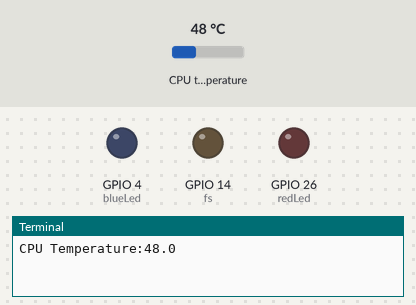
This program was run on a simulated Raspberry Pi (BCM pin numbers). Shown: output pins drawn as LEDs (lit = HIGH), the last lines printed to the terminal. Inputs (shaded band) come from the test bench; at power-on: CPU temperature 48 °C.

Above: at 1.2 s.
1.3 s: CPU temperature set to 53 °C
15.3 s: CPU temperature set to 56 °C
26.6 s: CPU temperature set to 54 °C
At 30.29 s:
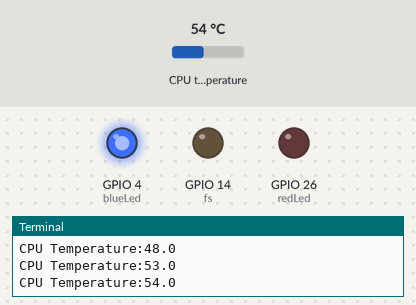
37.9 s: CPU temperature set to 58 °C
At 46.7 s:
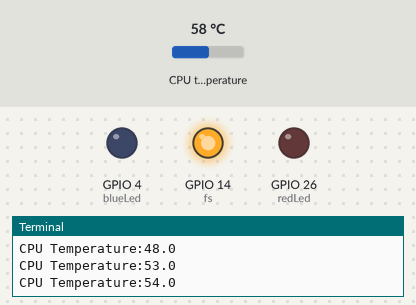
49.2 s: CPU temperature set to 31 °C
At 61.8 s:
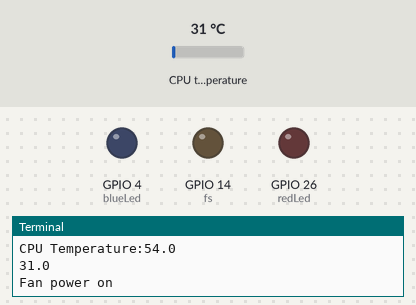
Timing chart, 0 to 62.9 s (numbered marks = the images above; inputs shaded):
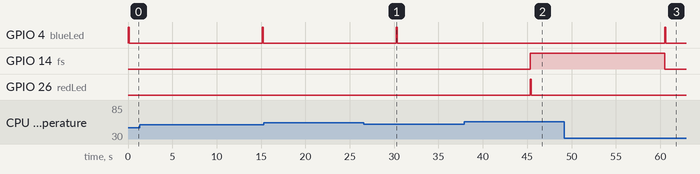

The program:

temperature-control.py
```python
import os
import RPi.GPIO as GPIO
import time

fs = 14
redLed = 26
blueLed = 4


count = 0

GPIO.setmode(GPIO.BCM)
GPIO.setwarnings(False)
GPIO.setup(fs,GPIO.OUT)
GPIO.setup(redLed,GPIO.OUT)
GPIO.setup(blueLed,GPIO.OUT)


def getCPUtemperature():
	res = os.popen('vcgencmd measure_temp').readline()
	return(res.replace("temp=","").replace("'C\n",""))

def pilotLamp(led,action):
	c = 0
	if action == 'on':
		#while (c==0):
		GPIO.output(led,GPIO.HIGH)
		time.sleep(0.1)
		GPIO.output(led,GPIO.LOW)
		time.sleep(5)
	else:
		c=1
		GPIO.output(led,GPIO.LOW)

try:
	while ( count == 0 ) :
		CPU_temp = getCPUtemperature()
		if float(CPU_temp) >= 55 :
			GPIO.output(fs,GPIO.HIGH)
			pilotLamp(redLed,'on')
                        pilotLamp(blueLed,'off')
			print(getCPUtemperature())
			print("Fan power on")


		elif float(CPU_temp) <= 45 :
			GPIO.output(fs,GPIO.LOW)
			pilotLamp(redLed,'off')
			pilotLamp(blueLed,'on')
			print("Fan power off")

		else :
			print("CPU Temperature:" + CPU_temp)
			pilotLamp(redLed,'off')
			pilotLamp(blueLed,'on')


		time.sleep(10)

except KeyboardInterrupt:
	GPIO.output(redLed,GPIO.HIGH)
	GPIO.output(blueLed,GPIO.HIGH)
	GPIO.output(fs,GPIO.HIGH)
	GPIO.cleanup()
```

Measured:
- after the input at 15.3 s, every drawn part: stays the same
- after the input at 26.6 s, GPIO 4 (blueLed): LOW → HIGH after 3.6 s, → LOW 0.10 s later; GPIO 14 (fs), GPIO 26 (redLed): stays LOW (without the input it goes to HIGH after 3.6 s)
- after the input at 37.9 s, GPIO 4 (blueLed): stays LOW (without the input it goes to HIGH after 7.5 s); GPIO 14 (fs): LOW → HIGH after 7.5 s; GPIO 26 (redLed): LOW → HIGH after 7.5 s, → LOW 0.10 s later
- after the input at 49.2 s, GPIO 4 (blueLed): LOW → HIGH after 11.3 s, → LOW 0.10 s later; GPIO 14 (fs): HIGH → LOW after 11.3 s; GPIO 26 (redLed): stays LOW (without the input it goes to HIGH after 11.3 s)
